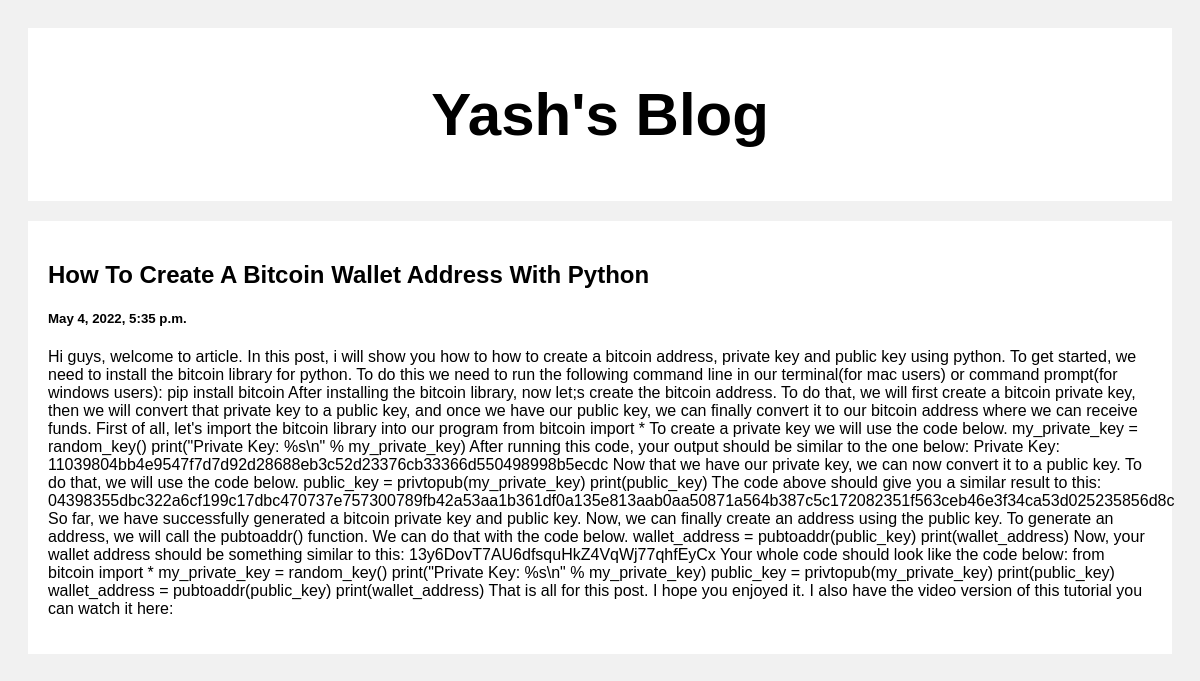
Screenshot of /post/3 with the database file from the repository.
### posts/models.py (models this page shows)
class Post(models.Model):
    title = models.CharField(max_length=100)
    body =models.CharField(max_length=1000000)
    created_at = models.DateTimeField(default=datetime.now, blank=True)

### posts/views.py (the view)
# urls.py: path('post/<str:pk>', views.post, name='post')
def post(request, pk):
    posts = Post.objects.get(id=pk)
    return render(request, 'post.html', {'posts': posts})

### templates/post.html (shortened to what this page needs)
<!DOCTYPE html>
<html>
<head>
</head>
<body>
<div class="header">
  <h2>Yash's Blog</h2>
</div>
<div class="row">
  <div class="leftcolumn">
    <div class="card">
      <a style="text-decoration: none; color: black;" href="/post/{{post.id}}">
        <h2>{{posts.title}}</h2>
        <h5>{{posts.created_at}}</h5>
        <p>{{posts.body}}</p>
      </a>
    </div>
  </div>
</div>
</body>
</html>

### templates/post.html (style rules this page uses)
* { box-sizing: border-box; }
body { font-family: Arial; padding: 20px; background: #f1f1f1; }
.header { padding: 2px; font-size: 40px; text-align: center; background: white; }
.leftcolumn { float: left; width: 100%; }
.card { background-color: white; padding: 20px; margin-top: 20px; }
.row:after { content: ""; display: table; clear: both; }

### rows the page displays
Post: title "How To Create A Bitcoin Wallet Address With Python", created_at "May 4, 2022, 5:35 p.m.", body "Hi guys, welcome to article. In this post, i will show you how to how to create a bitcoin address, private key and public key using python. To get started, we need to install the bitcoin library for python. To do this we need to run the following command line in our terminal(for mac users) or command prompt(for windows users): pip install bitcoin After installing the bitcoin library, now let;s create the bitcoin address. To do that, we will first create a bitcoin private key, then we will convert that private key to a public key, and once we have our public key, we can finally convert it to our bitcoin address where we can receive funds. First of all, let's import the bitcoin library into…"
